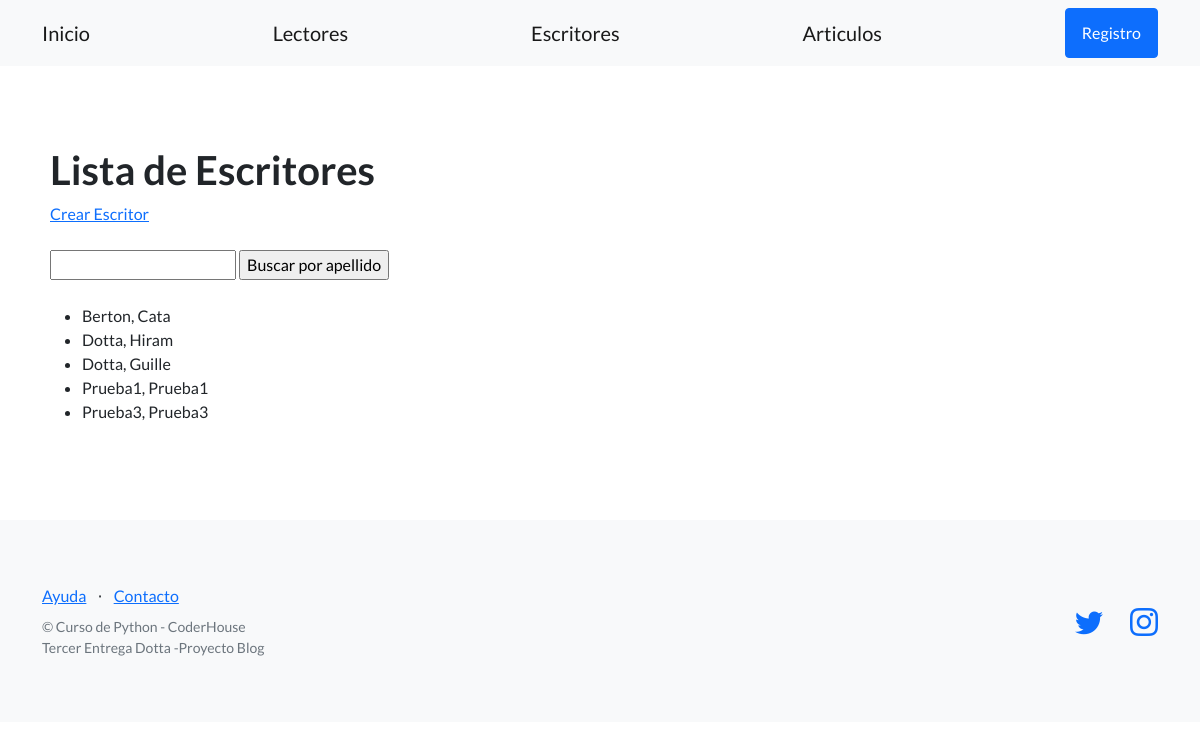
The page /usuarios/escritores/ on the database as committed earlier.
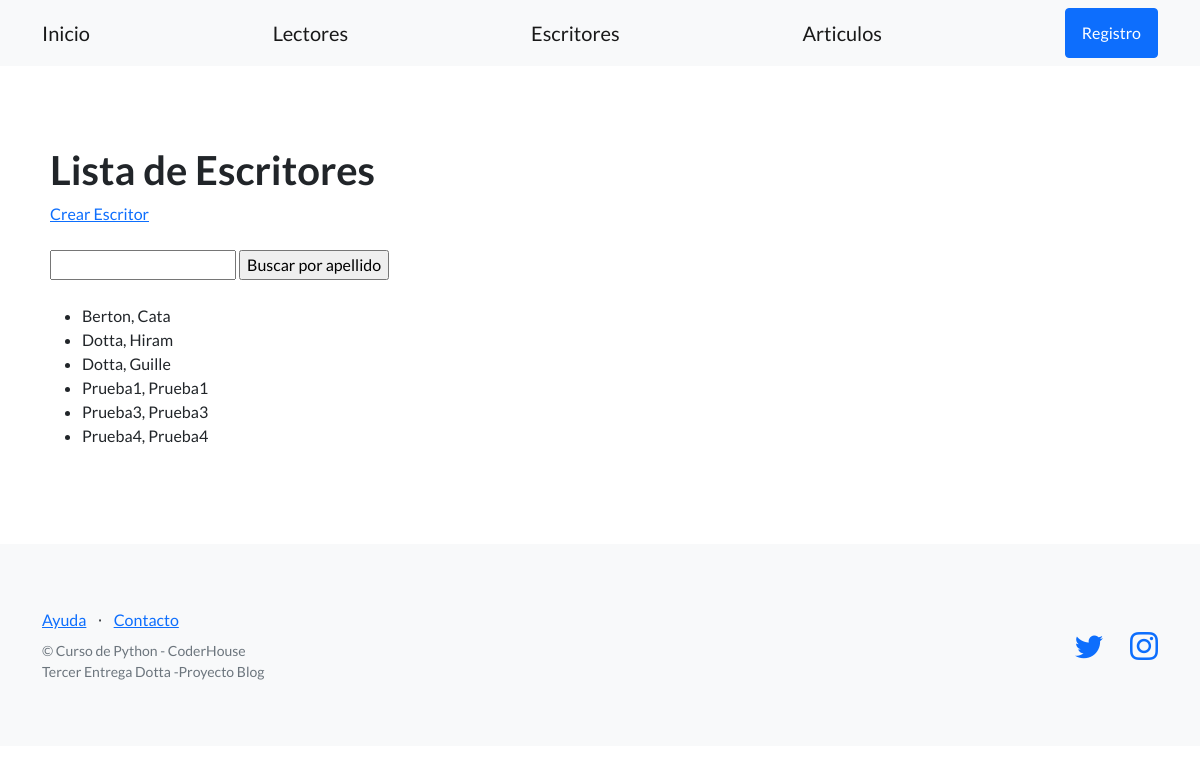
The same page on the database as committed later.
### control_usuarios/models.py (models this page shows, shortened)
class Escritor(models.Model):
    apellido = models.CharField(max_length=256)
    nombre = models.CharField(max_length=256)
    email = models.EmailField(blank=True)
    telefono = models.CharField(max_length=20, blank=True)
    dni = models.CharField(max_length=32)
    fecha_nacimiento = models.DateField(null=True)
    class Meta:
        verbose_name_plural = "Escritores"

### control_usuarios/views.py (the view)
# urls.py: path('escritores/', listar_escritores, name= "listar_escritores"),
def listar_escritores(request):
    contexto = {
        "escritores": Escritor.objects.all()
    }
    http_response = render(
        request=request,
        template_name='control_usuarios/lista_escritores.html',
        context=contexto,
    )
    return http_response

### control_usuarios/templates/control_usuarios/lista_escritores.html (shortened to what this page needs)
{% extends "control_usuarios/base.html" %}
{% block contenido %}
<section>
  <div>
    <h1>Lista de Escritores</h1>
    <a href="{% url 'crear_escritor' %}">Crear Escritor</a>
    <br><br>
    <form action="{% url 'buscar_escritor' %}" method="post">
      <input type="text" name="busqueda">
      <input type="submit" value="Buscar por apellido">
    </form>
    <br>
    <ul>
    {% for escritor in escritores %}
      <li>{{ escritor.apellido }}, {{ escritor.nombre }}</li>
    {% endfor %}
    </ul>
  </div>
</section>
{% endblock contenido %}

Rows that differ between the two databases and show on the page:
added Escritor: apellido "Prueba4", nombre "Prueba4"
